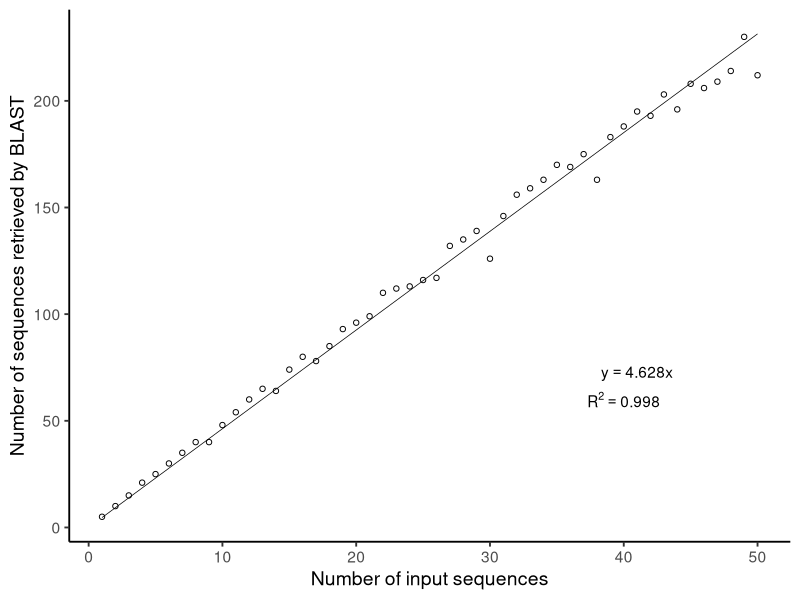
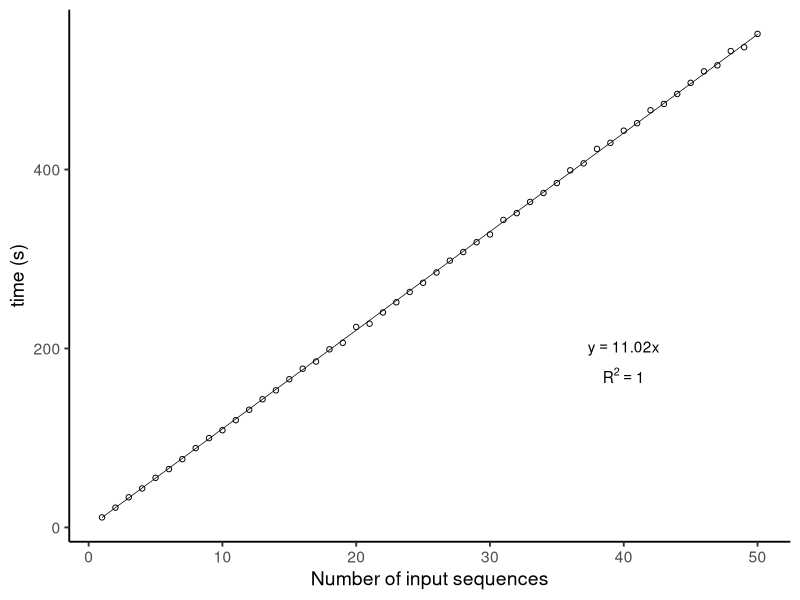
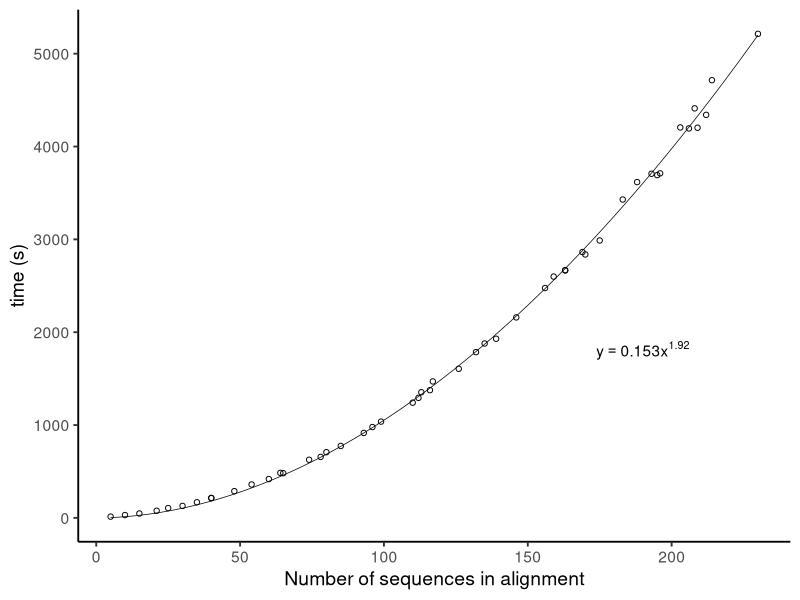
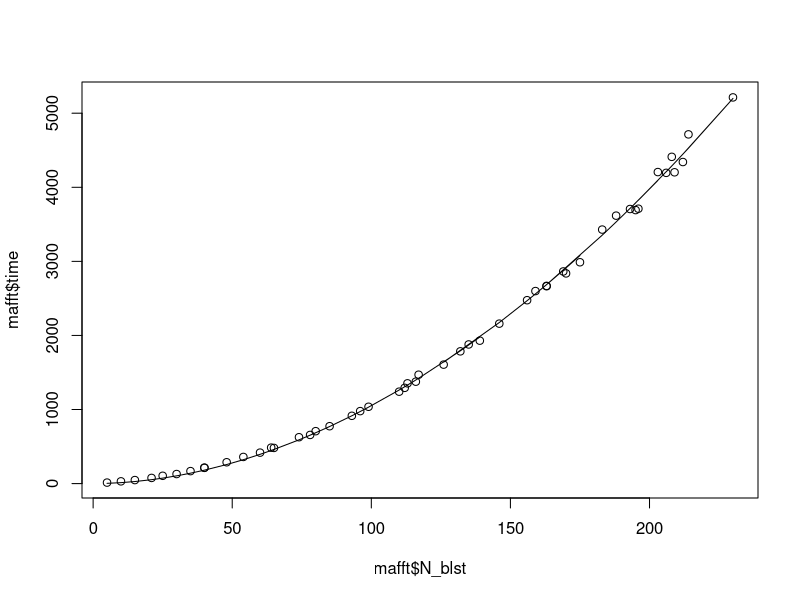
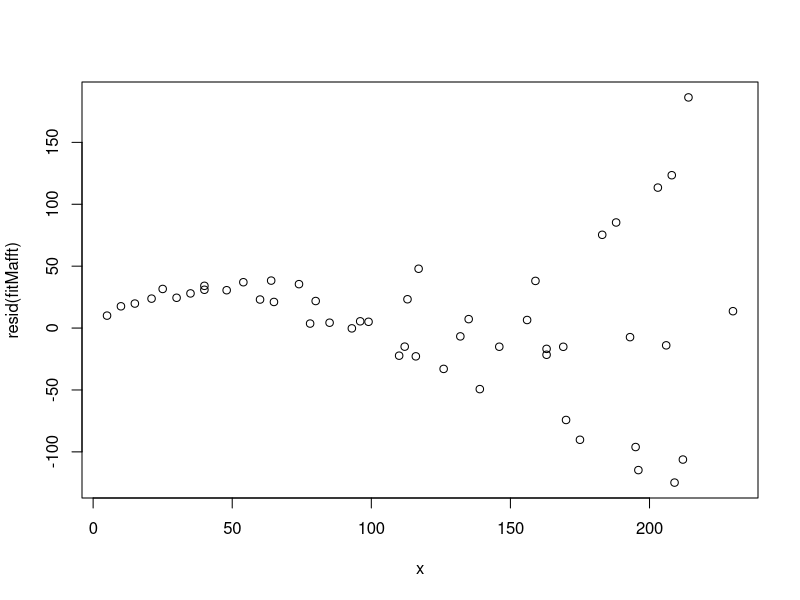
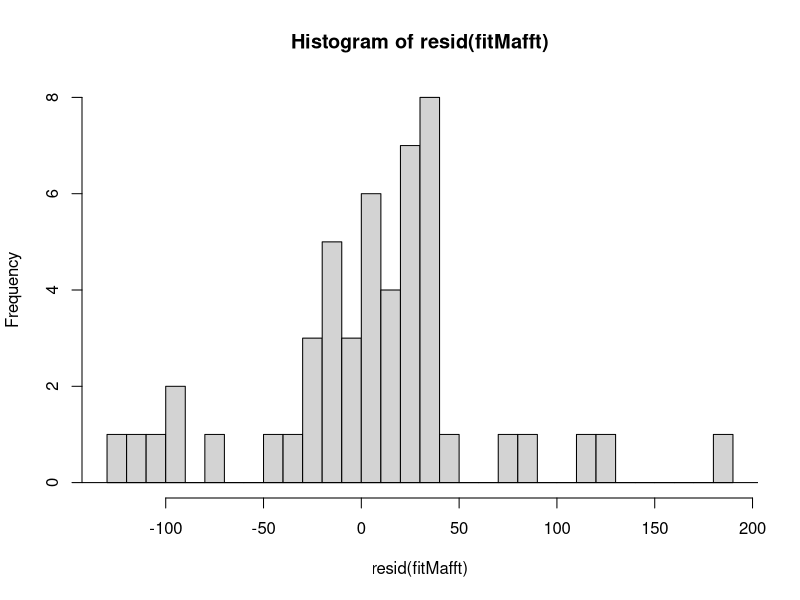
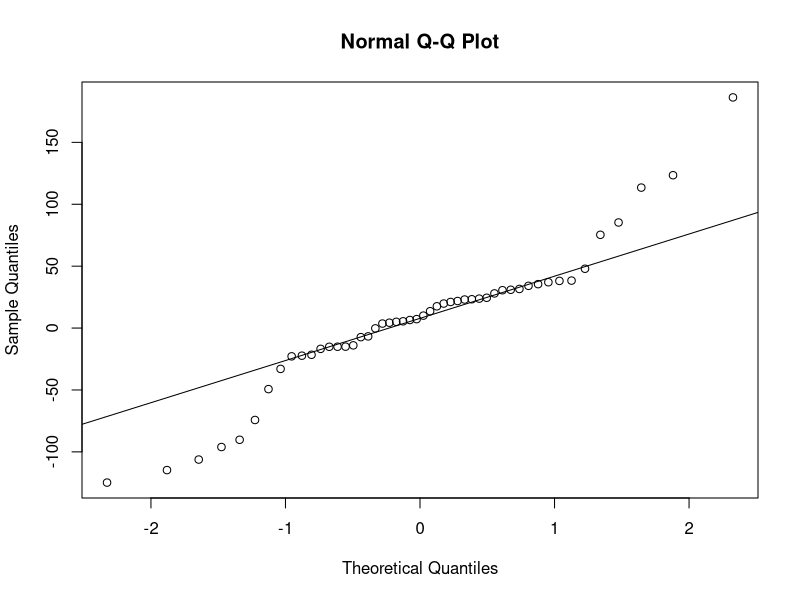
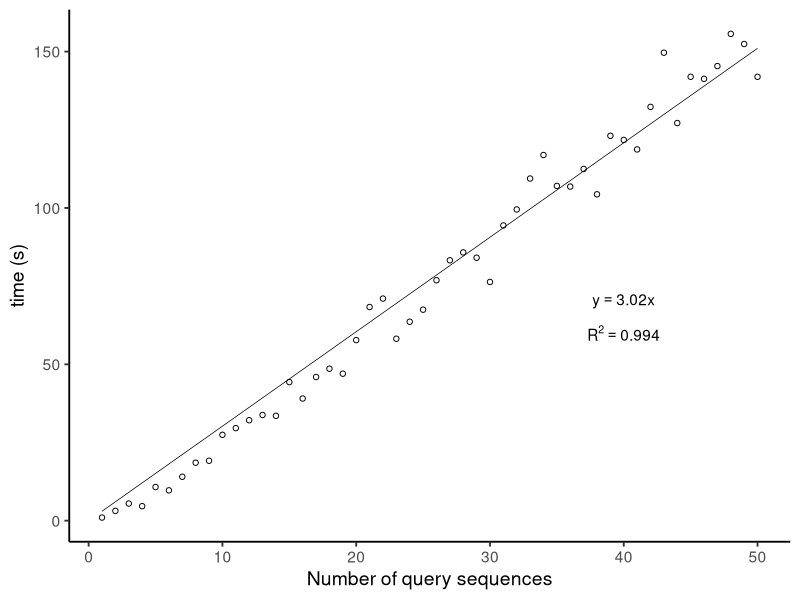

Recreate these plots in R, in order.


infile <- read.csv("timeFile.csv", header = FALSE, stringsAsFactors = FALSE)

library(reshape2)
library(ggplot2)
library(gridExtra)


colnames(infile) <- c("N_in", "process", "time")
#connvert N_in to actual values
infile$N_in <- as.integer(substr(infile$N_in, 19, length(infile$N_in)-14))

##blast hits vs queries
#create a new df with the N_in and N_blst_hits 
blastHits <- infile[infile$process=="blastHits",][,-2]
colnames(blastHits) <- c("N_in", "N_blst")


#creat on theme for ggplot to use thoughout
phyloPiTheme <- theme_bw(base_size = 14) +
  theme(axis.line = element_line(colour = "black"),
        panel.grid.major = element_blank(),
        panel.grid.minor = element_blank(),
        panel.border = element_blank(),
        panel.background = element_blank())


#plot and fit N_blst against N_in, force through 0
fit <-  lm(blastHits$N_blst ~ blastHits$N_in-1)
coefficients(fit)
summary(fit)

nBlstPlot <- ggplot(blastHits, aes(x = N_in, y = N_blst)) +
  geom_point(shape = 1) + 
  geom_smooth(method=lm, se = FALSE, colour='black',formula=y~x-1, size = 0.25) + 
  labs(x="Number of input sequences", y="Number of sequences retrieved by BLAST") +
  annotate("text", x=41, y=72, label = "y == 4.628 * x", parse=T)+
  annotate("text", x=40, y=60, label = "R^2 == 0.998", parse=T) +
  #annotate("label", x = 0, y = 250)
  phyloPiTheme
nBlstPlot
ggsave(file="blast hits vs queries.svg", plot=nBlstPlot)



#parse the dataframe for blast
blast <- infile[infile$process=="blast",][-2]
blast <- cbind(blastHits, blast)[-3]

fitBlastT <-  lm(blast$time ~ blast$N_in-1)
coefficients(fitBlastT)
summary(fitBlastT)

blastT <- ggplot(blast, aes(x = N_in, y = time)) + 
  geom_point(shape = 1) +
  geom_smooth(method=lm, se = FALSE, colour='black',formula=y~x-1, size = 0.25) + 
  labs(x="Number of input sequences", y="time (s)") +
  annotate("text", x=40, y=200, label = "y == 11.02 * x", parse=T)+
  annotate("text", x=40, y=170, label = "R^2 == 1", parse=T) +
  phyloPiTheme
blastT
ggsave(file="blast time.svg", plot = blastT)



#parse the dataframe for mafft
mafft <- infile[infile$process=="mafftTime",][-2]
mafft <- cbind(blastHits, mafft)[-3]

#plot and fit time against N-blst, mafft
t <- mafft$time
N <- mafft$N_blst
fit <- nls(t~b * N**a, start = list(a=2,b=0.1))
cor(t,predict(fit))

summary(fit)
fit2 <- nls(t~b * N**2, start = list(b=0.1))
summary(fit2)
anova(fit, fit2)

mafftT <- ggplot(mafft, aes(x=N_blst, y=time))+
  geom_point(shape = 1) +
  geom_smooth(method="nls",
              formula = y ~ b * x**a, 
              method.args=list(start = c(a = 2, b = 0.1)), 
              se = FALSE, colour='black', size = 0.25) +
  labs(x="Number of sequences in alignment", y="time (s)") +
  annotate("text", x=190, y=1800, label = "y == 0.153 * x^1.92", parse=T)+
  phyloPiTheme 
  
mafftT
ggsave(file="mafftTime.svg", plot=mafftT)



y <- mafft$time
x <- mafft$N_blst
fitMafft <- nls(y ~ b * x**a, start = list(a = 2, b = 0.1))
plot(x=mafft$N_blst, y=mafft$time)
lines(x, predict(fitMafft))
plot(x, resid(fitMafft))

hist(resid(fitMafft), breaks = 25)
abline(h=0)
qqnorm(resid(fitMafft))
qqline(resid(fitMafft))



#plot for fastTree
#for number of queries in input
fastTreeNq <- infile[infile$process == "fasttreeTime",][-2]
#add blastHits here
fastTreeWithBlstHits <- cbind(fastTreeNq,blastHits)[-3]



##an of time vs input query
fitFastTreeNq <-  lm(fastTreeNq$time ~ blast$N_in-1)
coefficients(fitFastTreeNq)
summary(fitFastTreeNq)

fastTreeNqP <- ggplot(fastTreeNq, aes(x = N_in, y = time)) + 
  geom_point(shape = 1) +
  geom_smooth(method=lm, se = FALSE, colour='black',formula=y~x-1, size = 0.25) + 
  labs(x="Number of query sequences", y="time (s)") +
  annotate("text", x=40, y=70, label = "y == 3.02 * x", parse=T)+
  annotate("text", x=40, y=60, label = "R^2 == .994", parse=T)+
  phyloPiTheme
fastTreeNqP
ggsave(file="fastTree query sequences.svg", plot = fastTreeNqP)

##an of time vs blast results, thus number of samples in analysis
fitFastTreeWithBlstHits <-  lm(fastTreeWithBlstHits$time ~ fastTreeWithBlstHits$N_blst -1)
coefficients(fitFastTreeWithBlstHits)
summary(fitFastTreeWithBlstHits)

fastTreeWithBlastHitsP <- ggplot(fastTreeWithBlstHits, aes(x = N_blst, y = time)) + 
  geom_point(shape = 1) +
  geom_smooth(method=lm, se = FALSE, colour='black',formula=y~x-1, size = 0.25) + 
  labs(x="Number of sequences in alingment", y="time (s)") +
  annotate("text", x=170, y=60, label = "y == 0.652 * x", parse=T)+
  annotate("text", x=170, y=50, label = "R^2 == .993", parse=T)+
  phyloPiTheme
fastTreeWithBlastHitsP
ggsave(file="fastTree total sequences.svg", plot = fastTreeWithBlastHitsP)



plots = list(nBlstPlot + ggtitle("(a)"),
             blastT + ggtitle("(b)"), 
             mafftT + ggtitle("(c)"), 
             fastTreeWithBlastHitsP + ggtitle("(d)"))
figure <- grid.arrange(grobs= lapply(plots, "+", theme(plot.margin=margin(10,25,10,25))))
figure

ggsave(file = "benchFig.svg",plot = figure, width = 7.66, height = 10)
ggsave(file = "benchFig.png",plot = figure, width = 7.66, height = 10)


